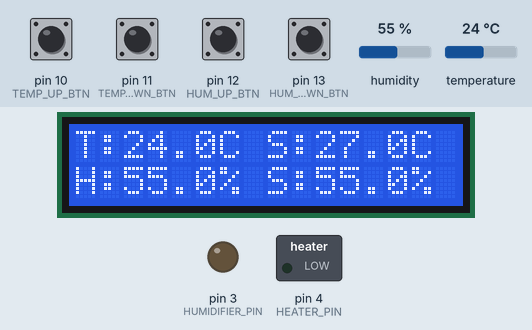
The sketch below on a simulated Arduino Uno, built with avr-gcc and run on an emulated ATmega328P. Parts: 16×2 character LCD, switched loads named in the sketch (green lamp = pin HIGH), output pins drawn as LEDs (lit = HIGH). The inputs (shaded band) are chosen by the test bench; at power-on: pin 10 (TEMP_UP_BTN), pin 11 (TEMP_DOWN_BTN), pin 12 (HUM_UP_BTN), pin 13 (HUM_DOWN_BTN) LOW, humidity 55 %, temperature 24 °C.

Above: at 2.6 s.
2.7 s: humidity set to 52 %
At 7.2 s:
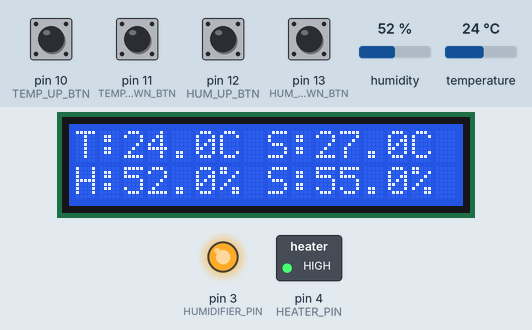
7.5 s: temperature set to 28 °C
At 10.3 s:
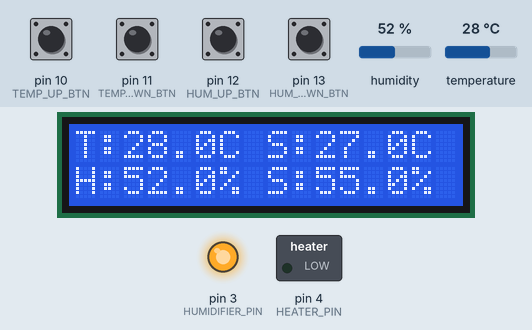
11.5 s: pin 10 (TEMP_UP_BTN) pulled HIGH for 0.15 s
At 12.6 s:
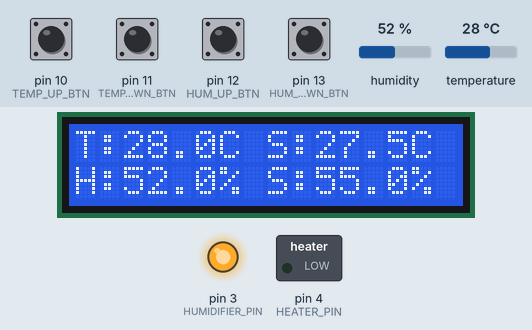
13.1 s: pin 12 (HUM_UP_BTN) pulled HIGH for 0.15 s
At 13.8 s:
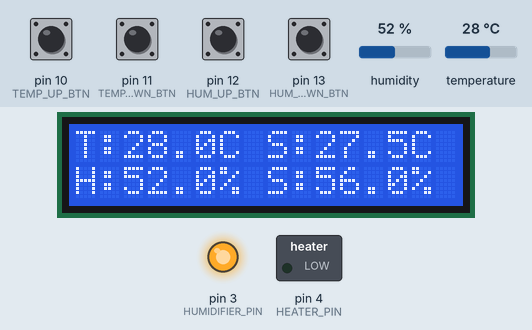
14.7 s: pin 11 (TEMP_DOWN_BTN) pulled HIGH for 0.15 s
At 15.1 s:
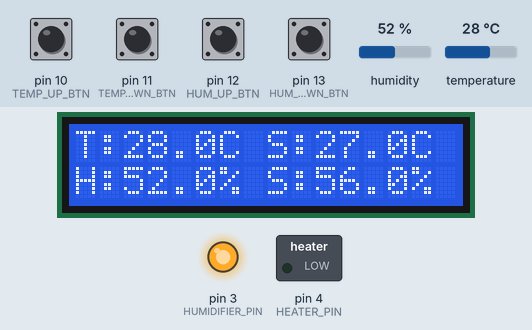
16.3 s: pin 11 (TEMP_DOWN_BTN) pulled HIGH for 1 s
At 17.5 s:
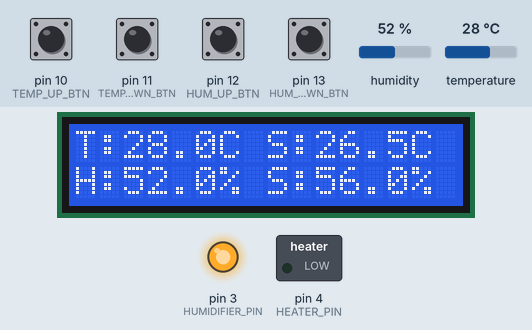
Timing chart, 0 to 19.3 s (numbered marks = the images above; inputs shaded):
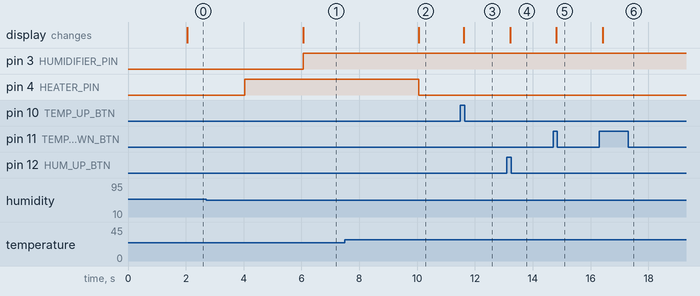

The sketch:

fermentation-station.ino
```cpp
#include "DHT.h"
#include <Wire.h>
#include <LiquidCrystal_I2C.h>
#include <PID_v1.h>

#define DHTPIN 2
#define DHTTYPE DHT11
#define HUMIDIFIER_PIN 3
#define HEATER_PIN 4
#define TEMP_UP_BTN 10
#define TEMP_DOWN_BTN 11
#define HUM_UP_BTN 12
#define HUM_DOWN_BTN 13

// Parametri PID per umidità
double humiditySetpoint = 55.0;
double humidityInput, humidityOutput;
double humidityKp = 25, humidityKi = 5, humidityKd = 2;
PID humidityPID(&humidityInput, &humidityOutput, &humiditySetpoint, humidityKp, humidityKi, humidityKd, DIRECT);

// Parametri PID per temperatura
double temperatureSetpoint = 27.0;
double temperatureInput, temperatureOutput;
double temperatureKp = 43, temperatureKi = 5, temperatureKd = 1;
PID temperaturePID(&temperatureInput, &temperatureOutput, &temperatureSetpoint, temperatureKp, temperatureKi, temperatureKd, DIRECT);

LiquidCrystal_I2C lcd(0x27, 16, 2);
DHT dht(DHTPIN, DHTTYPE);

bool humidifierOn = false;
bool heaterOn = false;

unsigned long lastUpdateTime = 0;
const unsigned long updateInterval = 2000;

bool tempUpBtnState = false;
bool tempDownBtnState = false;
bool humUpBtnState = false;
bool humDownBtnState = false;
bool prevTempUpBtnState = false;
bool prevTempDownBtnState = false;
bool prevHumUpBtnState = false;
bool prevHumDownBtnState = false;
unsigned long lastButtonCheckTime = 0;
const unsigned long buttonDebounceTime = 200;

void setup() {
  Serial.begin(9600);
  dht.begin();

  lcd.init();
  lcd.backlight();
  updateDisplay(0, 0);

  // Configurazione pin per attuatori
  pinMode(HUMIDIFIER_PIN, OUTPUT);
  pinMode(HEATER_PIN, OUTPUT);
  digitalWrite(HUMIDIFIER_PIN, LOW);
  digitalWrite(HEATER_PIN, LOW);

  // Configurazione pin per pulsanti
  pinMode(TEMP_UP_BTN, INPUT);
  pinMode(TEMP_DOWN_BTN, INPUT);
  pinMode(HUM_UP_BTN, INPUT);
  pinMode(HUM_DOWN_BTN, INPUT);

  // Configurazione PID umidità
  humidityPID.SetMode(AUTOMATIC);
  humidityPID.SetOutputLimits(0, 100);

  // Configurazione PID temperatura
  temperaturePID.SetMode(AUTOMATIC);
  temperaturePID.SetOutputLimits(0, 100);
}

void loop() {
  unsigned long currentTime = millis();

  checkButtons();

  // Leggi i sensori e aggiorna ogni updateInterval millisecondi
  if (currentTime - lastUpdateTime >= updateInterval) {
    lastUpdateTime = currentTime;

    float humidity = dht.readHumidity();
    float temperature = dht.readTemperature();

    // Controllo errori di lettura
    if (isnan(humidity) || isnan(temperature)) {
      lcd.setCursor(0, 0);
      lcd.print("Errore sensore!");
      return;
    }

    // Aggiorna i valori di input per i PID
    humidityInput = humidity;
    temperatureInput = temperature;

    // Calcola l'output dei controller PID
    humidityPID.Compute();
    temperaturePID.Compute();

    updateDisplay(temperature, humidity);

    // Controlla gli attuatori
    controlHumidifier();
    controlHeater();
  }
}

void checkButtons() {
  unsigned long currentTime = millis();

  // Leggi lo stato dei pulsanti (con controllo debounce)
  if (currentTime - lastButtonCheckTime >= buttonDebounceTime) {
    tempUpBtnState = digitalRead(TEMP_UP_BTN);
    tempDownBtnState = digitalRead(TEMP_DOWN_BTN);
    humUpBtnState = digitalRead(HUM_UP_BTN);
    humDownBtnState = digitalRead(HUM_DOWN_BTN);

    if (tempUpBtnState && !prevTempUpBtnState) {
      temperatureSetpoint += 0.5;
      updateSetpoints();
    }

    if (tempDownBtnState && !prevTempDownBtnState) {
      temperatureSetpoint -= 0.5;
      updateSetpoints();
    }

    if (humUpBtnState && !prevHumUpBtnState) {
      humiditySetpoint += 1.0;
      updateSetpoints();
    }

    if (humDownBtnState && !prevHumDownBtnState) {
      humiditySetpoint -= 1.0;
      updateSetpoints();
    }

    // Salva lo stato precedente dei pulsanti
    prevTempUpBtnState = tempUpBtnState;
    prevTempDownBtnState = tempDownBtnState;
    prevHumUpBtnState = humUpBtnState;
    prevHumDownBtnState = humDownBtnState;

    lastButtonCheckTime = currentTime;
  }
}

void updateSetpoints() {
  //Aggiorna i setpoint sul display
  lcd.setCursor(10, 0);
  lcd.print("    ");
  lcd.setCursor(10, 0);
  lcd.print(temperatureSetpoint, 1);

  lcd.setCursor(10, 1);
  lcd.print("    ");
  lcd.setCursor(10, 1);
  lcd.print(humiditySetpoint, 1);
}

void updateDisplay(float temperature, float humidity) {
  // Riga 1
  lcd.setCursor(0, 0);
  lcd.print("T:");
  lcd.print(temperature, 1);
  lcd.print("C ");
  lcd.setCursor(8, 0);
  lcd.print("S:");
  lcd.print(temperatureSetpoint, 1);
  lcd.print("C");

  // Riga 2
  lcd.setCursor(0, 1);
  lcd.print("H:");
  lcd.print(humidity, 1);
  lcd.print("% ");
  lcd.setCursor(8, 1);
  lcd.print("S:");
  lcd.print(humiditySetpoint, 1);
  lcd.print("%");
}

void controlHumidifier() {
  // Logica PWM "simulata" per l'umidificatore basata sull'output PID
  if (humidityOutput > 50) {
    if (!humidifierOn) {
      digitalWrite(HUMIDIFIER_PIN, HIGH);
      humidifierOn = true;
    }
  } else {
    if (humidifierOn) {
      digitalWrite(HUMIDIFIER_PIN, LOW);
      humidifierOn = false;
    }
  }
}

void controlHeater() {
  // Logica PWM "simulata" per il riscaldatore basata sull'output PID
  if (temperatureOutput > 50) {
    if (!heaterOn) {
      digitalWrite(HEATER_PIN, HIGH);
      heaterOn = true;
    }
  } else {
    if (heaterOn) {
      digitalWrite(HEATER_PIN, LOW);
      heaterOn = false;
    }
  }
}
```

Measured:
- the behaviour switches between 54 and 53 % on humidity (found by bisection; images 0 and 1)
- after the input at 2.7 s, pin 3 (HUMIDIFIER_PIN): LOW → HIGH after 3.4 s; the display: changes after 3.4 s (image 1)
- after the input at 7.5 s, pin 4 (HEATER_PIN): HIGH → LOW after 2.6 s; the display: changes after 2.6 s (image 2)
- after the input at 11.5 s, the display: changes after 0.12 s (image 3)
- after the input at 13.1 s, the display: changes after 0.12 s (image 4)
- after the input at 14.7 s, the display: changes after 0.12 s (image 5)
- after the input at 16.3 s, the display: changes after 0.12 s (image 6)
